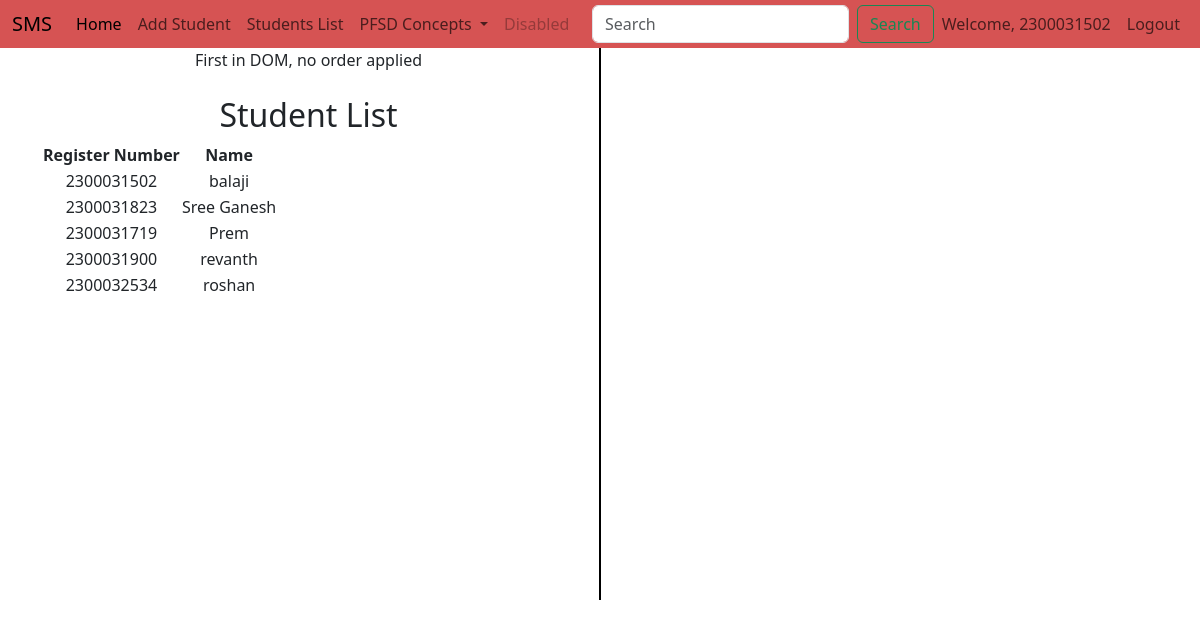
Page /student_list (signed in) on the committed database.
### adminapp/models.py (models this page shows, shortened)
class StudentList(models.Model):
    Register_Number = models.CharField(max_length=20, unique=True)
    Name = models.CharField(max_length=100)
    user = models.OneToOneField(User, on_delete=models.CASCADE, null=True)

### adminapp/views.py (the view)
# urls.py: path('student_list',views.Student_list,name='Student_list'),
def Student_list(request):
    students = StudentList.objects.all()
    return render(request, 'adminapp/student_list.html', {'students': students})

### templates/adminapp/student_list.html (shortened to what this page needs)
{% extends 'Navbar/ProjectNavbar.html' %}
{% load static %}
{% block body %}
<div class="container text-center">
  <div class="row">
    <div class="col">
      First in DOM, no order applied
        <br><br>
            <h2>Student List</h2>
<table>
    <tr>
        <th>Register Number</th>
        <th>Name</th>
    </tr>
    {% for student in students %}
    <tr>
        <td>{{ student.Register_Number }}</td>
        <td>{{ student.Name }}</td>
    </tr>
    {% endfor %}
</table>
    </div>
      <br><br><br><br><br><br><br><br><br><br><br><br><br><br><br><br>
      <br><br><br><br><br><br><br>
       <div class="col-auto d-flex align-items-center">
      <div style="border-left: 2px solid black; height: 100%;"></div>
    </div>
    <div class="col">
        <br><br>
    </div>
  </div>
</div>
{% endblock %}

### templates/navbar/Projectnavbar.html (shortened to what this page needs)
<!DOCTYPE html>
<html lang="en">
<head>
    <link href="https://cdn.jsdelivr.net/npm/bootstrap@5.3.3/dist/css/bootstrap.min.css" rel="stylesheet">
</head>
<body>
<nav class="navbar navbar-expand-lg flex-shrink-3 py-sm-1" style="background-color:#d65353">
  <div class="container-fluid">
    <a class="navbar-brand" href="{% url 'projecthomepage' %}">SMS</a>
    <div class="collapse navbar-collapse" id="navbarSupportedContent">
      <ul class="navbar-nav me-auto mb-2 mb-lg-0">
        <li class="nav-item">
          <a class="nav-link active" aria-current="page" href="#">Home</a>
        </li>
            <li class="nav-item">
          <a class="nav-link" href="{% url 'add_student' %}">Add Student</a>
        </li>
        <li class="nav-item">
          <a class="nav-link" href="{% url 'Student_list' %}">Students List</a>
        </li>
        <li class="nav-item dropdown">
          <a class="nav-link dropdown-toggle" href="#" role="button" data-bs-toggle="dropdown" aria-expanded="false">
            PFSD Concepts
          </a>
        </li>
        <li class="nav-item">
          <a class="nav-link disabled" aria-disabled="true">Disabled</a>
        </li>
      </ul>
      <form class="d-flex" role="search">
        <input class="form-control me-2" type="search" placeholder="Search" aria-label="Search">
        <button class="btn btn-outline-success" type="submit">Search</button>
      </form>
    </div>
    <ul  class="navbar-nav ms-auto">
<li>
        {% if user.is_authenticated %}
        <li class="nav-item">
        <span class="nav-link">Welcome, {{ user.username }}</span>
    </li>
          <li class="nav-item">
          <a class="nav-link" href="{% url 'logout' %}">Logout</a>
          </li>
        {% endif %}
 </li>
      </ul>
  </div>
</nav>
{% block body %}
{% endblock %}
</body>
</html>

### rows in the picture
StudentList: Register_Number "2300031502", Name "balaji"
StudentList: Register_Number "2300031823", Name "Sree Ganesh"
StudentList: Register_Number "2300031719", Name "Prem"
StudentList: Register_Number "2300031900", Name "revanth"
StudentList: Register_Number "2300032534", Name "roshan"

### other values in the picture
{{ user.username }} "2300031502"
